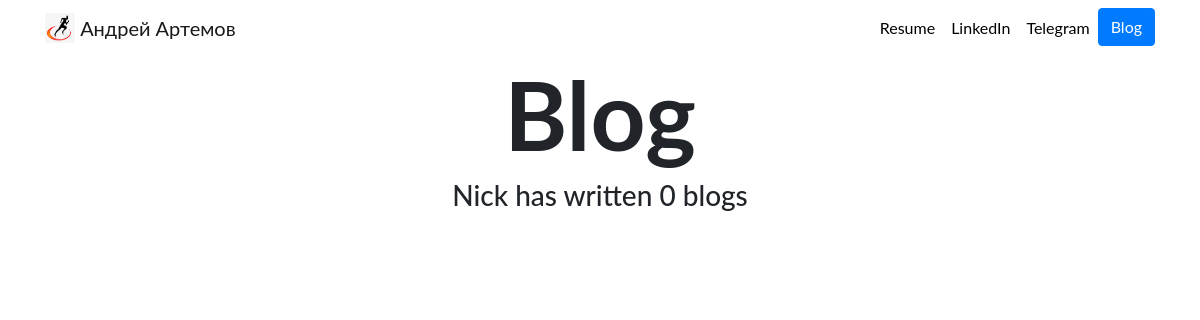
Page /blog/ on the earlier database version.
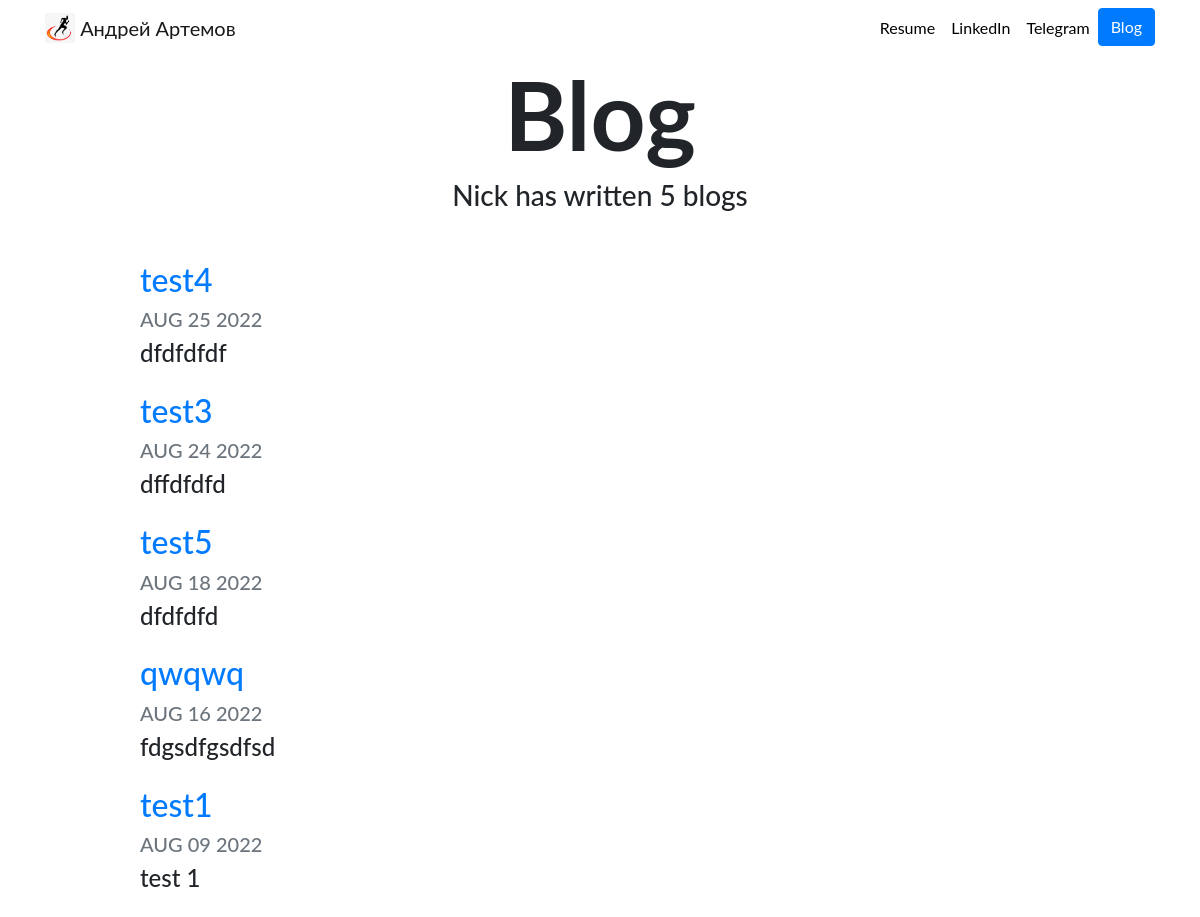
Same page on the later database version.
### blog/models.py (models this page shows, shortened)
class Blog(models.Model):
    title = models.CharField(max_length=200)
    description = models.TextField()
    date = models.DateField()

### blog/views.py (the view)
# urls.py: path('', views.all_blogs, name='all_blogs'),
def all_blogs(reguest):
    blogs = Blog.objects.order_by('-date')
    return render(reguest, 'blog/all_blogs.html',{'blogs': blogs})

### blog/templates/blog/all_blogs.html
{% extends "portfolio/base.html" %}
{% load static %}
{% block content %}
<h1 id="blogtitle" class="font-weight-bold text-center">Blog</h1>
<h3 class="text-center mb-5">Nick has written {{ blogs.count }} blog{{ blogs.count|pluralize }}</h3>
{% for blog in blogs %}
<div class="row justify-content-center my-3">
  <div class="col-md-10">
    <a href="{% url 'blog:detail' blog.id %}">
      <h2>{{ blog.title }}</h2>
    </a>
    <h5 class="text-muted">{{ blog.date|date:'M d Y'|upper }}</h5>
    <h4>{{ blog.description|striptags|truncatechars:100 }}</h4>
  </div>
</div>
{% endfor %}
{% endblock %}

Differences in the rows shown:
added Blog: title "test4", date "AUG 25 2022", description "dfdfdfdf"
added Blog: title "test3", date "AUG 24 2022", description "dffdfdfd"
added Blog: title "test5", date "AUG 18 2022", description "dfdfdfd"
added Blog: title "qwqwq", date "AUG 16 2022", description "fdgsdfgsdfsd"
added Blog: title "test1", date "AUG 09 2022", description "test 1"
Other differences:
{{ blogs.count }}: "0" → "5"
